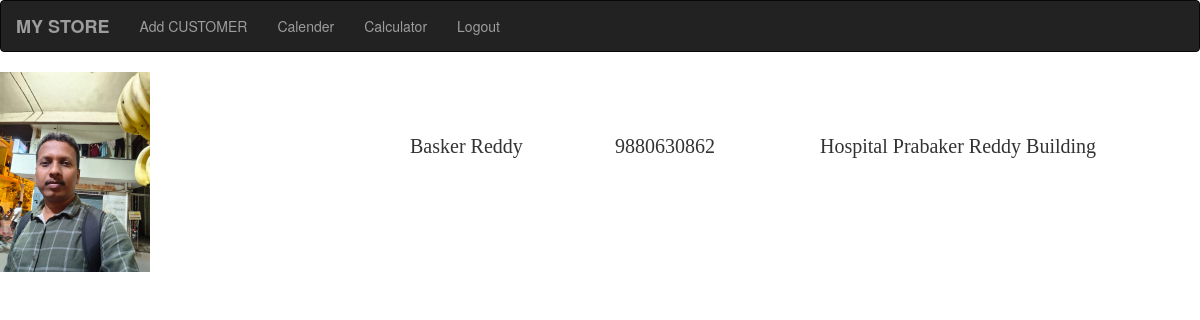
/details/20/, run on the app's committed database.
### mystoree/models.py (models this page shows, shortened)
class Customer(models.Model):
    cname = models.CharField(max_length=50)
    cphoto = models.ImageField(upload_to='images/',default='default_image.jpg')
    cphone = models.CharField(max_length=10)
    caddress = models.CharField(max_length=200)

### mystoree/views.py (the view)
# urls.py: path('details/<int:id>/',views.details ,name='details'),
def details(request,id):
    cus = Customer.objects.get(pk=id)
    return render(request ,'mystoree/details.html',{'cus': cus})

### mystoree/templates/mystoree/details.html
{% extends "mystoree/base.html" %}
{% block content %}
<div class="row">
    <div class="col-md-4"><img src="{{cus.cphoto.url}}" height="200px"></div>
    <div class="col-md-2" style="margin-top: 60px; font-family: cursive; font-size: 20px;">{{cus.cname}}</div>
    <div class="col-md-2" style="margin-top: 60px; font-family: cursive; font-size: 20px;">{{cus.cphone}}</div>
    <div class="col-md-4" style="margin-top: 60px; font-family: cursive; font-size: 20px;">{{cus.caddress}}</div>
</div>
{% endblock%}

### data on the page
Customer: cphoto (picture), cname "Basker Reddy", cphone "9880630862", caddress "Hospital Prabaker Reddy Building"
